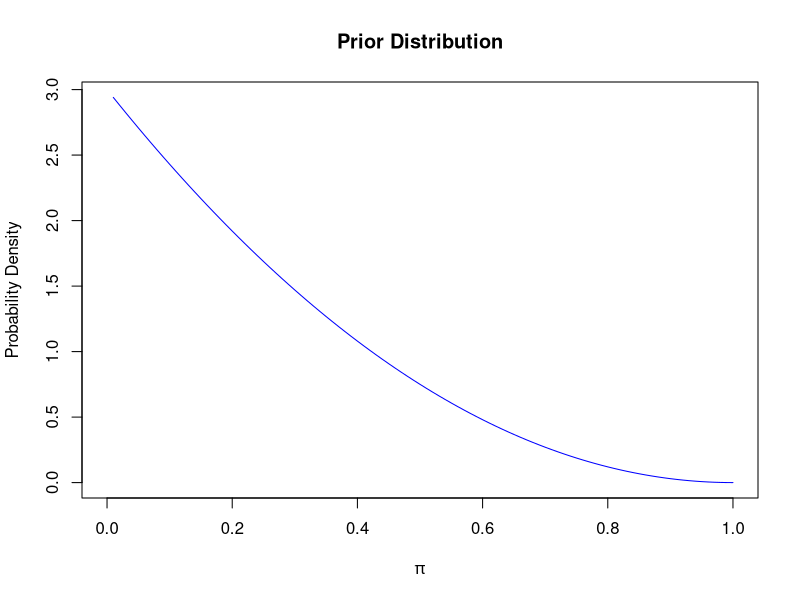
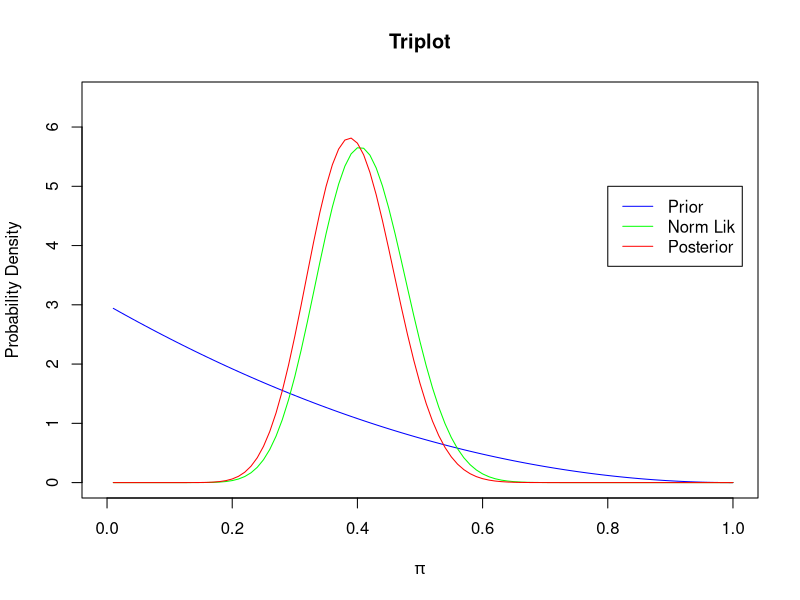
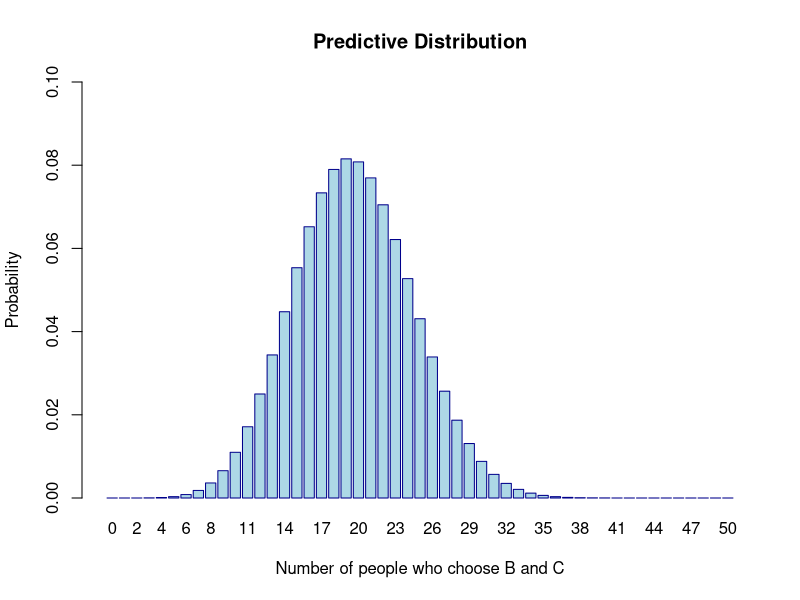
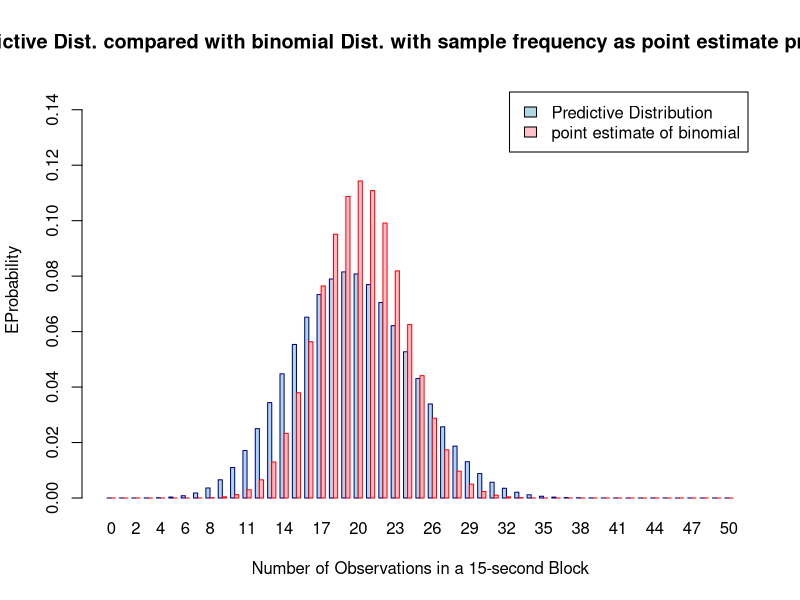
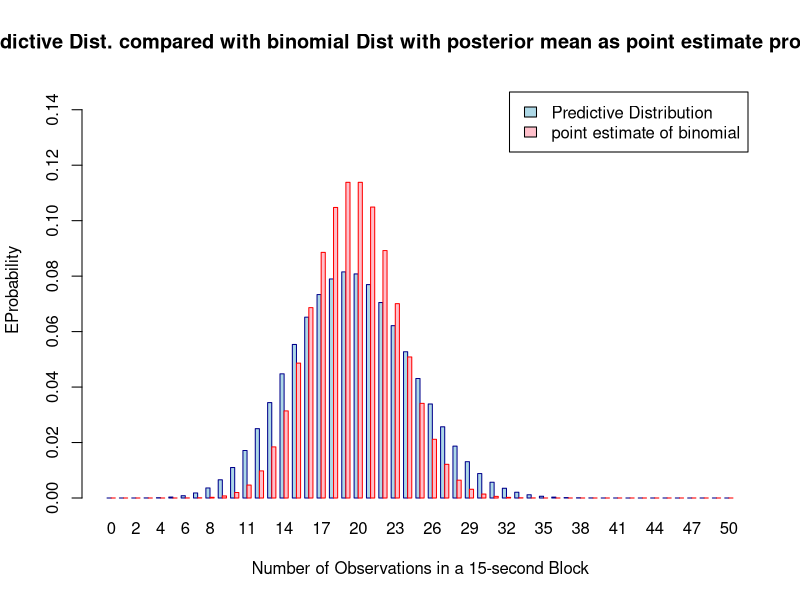

Recreate these plots in R, in order.
if(!is.null(dev.list())) dev.off()
cat("\014") 
rm(list=ls())

require(rmutil)

alpha0=1
beta0=3

priorMean=alpha0/(alpha0+beta0)
priorSD=sqrt((alpha0*beta0)/((alpha0+beta0)^2*(alpha0+beta0+1)))

priorLower = qbeta(0.025, shape1=alpha0, shape2=beta0)  # lower bound on 95% interval
priorUpper = qbeta(0.975, shape1=alpha0, shape2=beta0)  # lower bound on 95% interval

pi=seq(length=100,from=0.01,to=1)
priorDens=dbeta(pi,shape1=alpha0,shape2=beta0)
plot(pi,priorDens,type="l",col="blue",
     main="Prior Distribution",
     xlab=expression(pi),ylab="Probability Density",
     xlim=c(0,max(pi)),ylim=c(0,max(priorDens)))

#----

alpha1=alpha0+19
beta1=beta0+47-19

postMean=alpha1/(alpha1+beta1)
postSD=sqrt((alpha1*beta1)/((alpha1+beta1)^2*(alpha1+beta1+1)))

postLower = qbeta(0.025, shape1=alpha1, shape2=beta1)  # lower bound on 95% interval
postUpper = qbeta(0.975, shape1=alpha1, shape2=beta1)  # lower bound on 95% interval

postDens=dbeta(pi,shape1=alpha1,shape2=beta1)
normLikC=dbeta(pi,shape1=1+19,shape2=1+47-19)
plot(pi,priorDens,type="l",col="blue",
     main="Triplot",
     xlab=expression(pi),ylab="Probability Density",
     xlim=c(0,max(pi)),ylim=c(0,6.5))
lines(pi,normLikC,col="green")
lines(pi,postDens,col="red")
legend(0.8,5.0,c("Prior","Norm Lik","Posterior"),col=c("blue","green","red"),lty=c(1,1,1))

#------
x=0:50

predDist=dbetabinom(x, size = 50, alpha1/(alpha1+beta1), alpha1+beta1)
test=dbinom(x, size=50, prob=19/47)

barplot(predDist,main="Predictive Distribution", 
        xlab="Number of people who choose B and C", 
        ylab="Probability", col="lightblue", 
        border="darkblue",names.arg =x,
        ylim=c(0,0.1))
Data <- rbind(predDist,test)
barplot(Data,main="Predictive Dist. compared with binomial Dist. with sample frequency as point estimate probability", 
        xlab="Number of Observations in a 15-second Block", 
        ylab="EProbability", col=c("lightblue","pink"), 
        border=c("darkblue","red"),names.arg =x, beside=TRUE,
        legend=c("Predictive Distribution","point estimate of binomial"),ylim=c(0,0.15))
test2=dbinom(x, size=50, prob=postMean)
Data <- rbind(predDist,test2)
barplot(Data,main="Predictive Dist. compared with binomial Dist with posterior mean as point estimate probability", 
        xlab="Number of Observations in a 15-second Block", 
        ylab="EProbability", col=c("lightblue","pink"), 
        border=c("darkblue","red"),names.arg =x, beside=TRUE,
        legend=c("Predictive Distribution","point estimate of binomial"),ylim=c(0,0.15))
